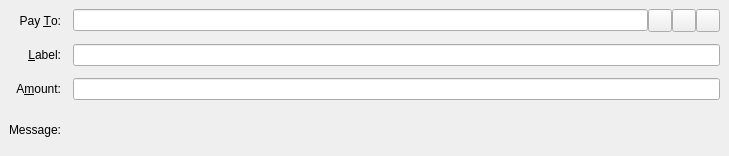
<?xml version="1.0" encoding="UTF-8"?>
<ui version="4.0">
 <class>LyraCoinsEntry</class>
 <widget class="QStackedWidget" name="LyraCoinsEntry">
  <property name="geometry">
   <rect>
    <x>0</x>
    <y>0</y>
    <width>729</width>
    <height>156</height>
   </rect>
  </property>
  <property name="focusPolicy">
   <enum>Qt::TabFocus</enum>
  </property>
  <property name="autoFillBackground">
   <bool>false</bool>
  </property>
  <property name="styleSheet">
   <string notr="true">LyraCoinsEntry{
background-color:transparent !important;
}</string>
  </property>
  <property name="frameShape">
   <enum>QFrame::NoFrame</enum>
  </property>
  <widget class="QFrame" name="LyraCoins">
   <property name="cursor">
    <cursorShape>ArrowCursor</cursorShape>
   </property>
   <property name="toolTip">
    <string>This is a normal payment.</string>
   </property>
   <property name="styleSheet">
    <string notr="true">#LyraCoins{
background-color:transparent !important;
}</string>
   </property>
   <property name="frameShape">
    <enum>QFrame::NoFrame</enum>
   </property>
   <property name="frameShadow">
    <enum>QFrame::Plain</enum>
   </property>
   <layout class="QGridLayout" name="gridLayout">
    <property name="spacing">
     <number>12</number>
    </property>
    <item row="0" column="0">
     <widget class="QLabel" name="payToLabel">
      <property name="text">
       <string>Pay &amp;To:</string>
      </property>
      <property name="alignment">
       <set>Qt::AlignRight|Qt::AlignTrailing|Qt::AlignVCenter</set>
      </property>
      <property name="buddy">
       <cstring>payTo</cstring>
      </property>
     </widget>
    </item>
    <item row="0" column="1">
     <layout class="QHBoxLayout" name="payToLayout">
      <property name="spacing">
       <number>0</number>
      </property>
      <item>
       <widget class="QValidatedLineEdit" name="payTo">
        <property name="toolTip">
         <string>The LYRA address to lyra the payment to</string>
        </property>
       </widget>
      </item>
      <item>
       <widget class="QToolButton" name="addressBookButton">
        <property name="toolTip">
         <string>Choose previously used address</string>
        </property>
        <property name="text">
         <string/>
        </property>
        <property name="icon">
         <iconset resource="../lyra.qrc">
          <normaloff>:/icons/address-book</normaloff>:/icons/address-book</iconset>
        </property>
        <property name="shortcut">
         <string>Alt+A</string>
        </property>
       </widget>
      </item>
      <item>
       <widget class="QToolButton" name="pasteButton">
        <property name="toolTip">
         <string>Paste address from clipboard</string>
        </property>
        <property name="text">
         <string/>
        </property>
        <property name="icon">
         <iconset resource="../lyra.qrc">
          <normaloff>:/icons/editpaste</normaloff>:/icons/editpaste</iconset>
        </property>
        <property name="shortcut">
         <string>Alt+P</string>
        </property>
       </widget>
      </item>
      <item>
       <widget class="QToolButton" name="deleteButton">
        <property name="toolTip">
         <string>Remove this entry</string>
        </property>
        <property name="text">
         <string/>
        </property>
        <property name="icon">
         <iconset resource="../lyra.qrc">
          <normaloff>:/icons/remove</normaloff>:/icons/remove</iconset>
        </property>
       </widget>
      </item>
     </layout>
    </item>
    <item row="1" column="0">
     <widget class="QLabel" name="labelLabel">
      <property name="text">
       <string>&amp;Label:</string>
      </property>
      <property name="alignment">
       <set>Qt::AlignRight|Qt::AlignTrailing|Qt::AlignVCenter</set>
      </property>
      <property name="buddy">
       <cstring>addAsLabel</cstring>
      </property>
     </widget>
    </item>
    <item row="1" column="1">
     <widget class="QLineEdit" name="addAsLabel">
      <property name="toolTip">
       <string>Enter a label for this address to add it to the list of used addresses</string>
      </property>
     </widget>
    </item>
    <item row="2" column="0">
     <widget class="QLabel" name="amountLabel">
      <property name="text">
       <string>A&amp;mount:</string>
      </property>
      <property name="alignment">
       <set>Qt::AlignRight|Qt::AlignTrailing|Qt::AlignVCenter</set>
      </property>
      <property name="buddy">
       <cstring>payAmount</cstring>
      </property>
     </widget>
    </item>
    <item row="2" column="1">
     <widget class="BitcoinAmountField" name="payAmount"/>
    </item>
    <item row="3" column="0">
     <widget class="QLabel" name="messageLabel">
      <property name="text">
       <string>Message:</string>
      </property>
      <property name="alignment">
       <set>Qt::AlignRight|Qt::AlignTrailing|Qt::AlignVCenter</set>
      </property>
     </widget>
    </item>
    <item row="3" column="1">
     <widget class="QLabel" name="messageTextLabel">
      <property name="toolTip">
       <string>A message that was attached to the LYRA: URI which will be stored with the transaction for your reference. Note: This message will not be sent over the LYRA network.</string>
      </property>
      <property name="textFormat">
       <enum>Qt::PlainText</enum>
      </property>
     </widget>
    </item>
   </layout>
  </widget>
  <widget class="QFrame" name="LyraCoins_InsecurePaymentRequest">
   <property name="palette">
    <palette>
     <active>
      <colorrole role="WindowText">
       <brush brushstyle="SolidPattern">
        <color alpha="255">
         <red>0</red>
         <green>0</green>
         <blue>0</blue>
        </color>
       </brush>
      </colorrole>
      <colorrole role="Button">
       <brush brushstyle="SolidPattern">
        <color alpha="255">
         <red>255</red>
         <green>255</green>
         <blue>127</blue>
        </color>
       </brush>
      </colorrole>
      <colorrole role="Light">
       <brush brushstyle="SolidPattern">
        <color alpha="255">
         <red>255</red>
         <green>255</green>
         <blue>255</blue>
        </color>
       </brush>
      </colorrole>
      <colorrole role="Midlight">
       <brush brushstyle="SolidPattern">
        <color alpha="255">
         <red>255</red>
         <green>255</green>
         <blue>191</blue>
        </color>
       </brush>
      </colorrole>
      <colorrole role="Dark">
       <brush brushstyle="SolidPattern">
        <color alpha="255">
         <red>127</red>
         <green>127</green>
         <blue>63</blue>
        </color>
       </brush>
      </colorrole>
      <colorrole role="Mid">
       <brush brushstyle="SolidPattern">
        <color alpha="255">
         <red>170</red>
         <green>170</green>
         <blue>84</blue>
        </color>
       </brush>
      </colorrole>
      <colorrole role="Text">
       <brush brushstyle="SolidPattern">
        <color alpha="255">
         <red>0</red>
         <green>0</green>
         <blue>0</blue>
        </color>
       </brush>
      </colorrole>
      <colorrole role="BrightText">
       <brush brushstyle="SolidPattern">
        <color alpha="255">
         <red>255</red>
         <green>255</green>
         <blue>255</blue>
        </color>
       </brush>
      </colorrole>
      <colorrole role="ButtonText">
       <brush brushstyle="SolidPattern">
        <color alpha="255">
         <red>0</red>
         <green>0</green>
         <blue>0</blue>
        </color>
       </brush>
      </colorrole>
      <colorrole role="Base">
       <brush brushstyle="SolidPattern">
        <color alpha="255">
         <red>255</red>
         <green>255</green>
         <blue>255</blue>
        </color>
       </brush>
      </colorrole>
      <colorrole role="Window">
       <brush brushstyle="SolidPattern">
        <color alpha="255">
         <red>255</red>
         <green>255</green>
         <blue>127</blue>
        </color>
       </brush>
      </colorrole>
      <colorrole role="Shadow">
       <brush brushstyle="SolidPattern">
        <color alpha="255">
         <red>0</red>
         <green>0</green>
         <blue>0</blue>
        </color>
       </brush>
      </colorrole>
      <colorrole role="AlternateBase">
       <brush brushstyle="SolidPattern">
        <color alpha="255">
         <red>255</red>
         <green>255</green>
         <blue>191</blue>
        </color>
       </brush>
      </colorrole>
      <colorrole role="ToolTipBase">
       <brush brushstyle="SolidPattern">
        <color alpha="255">
         <red>255</red>
         <green>255</green>
         <blue>220</blue>
        </color>
       </brush>
      </colorrole>
      <colorrole role="ToolTipText">
       <brush brushstyle="SolidPattern">
        <color alpha="255">
         <red>0</red>
         <green>0</green>
         <blue>0</blue>
        </color>
       </brush>
      </colorrole>
     </active>
     <inactive>
      <colorrole role="WindowText">
       <brush brushstyle="SolidPattern">
        <color alpha="255">
         <red>0</red>
         <green>0</green>
         <blue>0</blue>
        </color>
       </brush>
      </colorrole>
      <colorrole role="Button">
       <brush brushstyle="SolidPattern">
        <color alpha="255">
         <red>255</red>
         <green>255</green>
         <blue>127</blue>
        </color>
       </brush>
      </colorrole>
      <colorrole role="Light">
       <brush brushstyle="SolidPattern">
        <color alpha="255">
         <red>255</red>
         <green>255</green>
         <blue>255</blue>
        </color>
       </brush>
      </colorrole>
      <colorrole role="Midlight">
       <brush brushstyle="SolidPattern">
        <color alpha="255">
         <red>255</red>
         <green>255</green>
         <blue>191</blue>
        </color>
       </brush>
      </colorrole>
      <colorrole role="Dark">
       <brush brushstyle="SolidPattern">
        <color alpha="255">
         <red>127</red>
         <green>127</green>
         <blue>63</blue>
        </color>
       </brush>
      </colorrole>
      <colorrole role="Mid">
       <brush brushstyle="SolidPattern">
        <color alpha="255">
         <red>170</red>
         <green>170</green>
         <blue>84</blue>
        </color>
       </brush>
      </colorrole>
      <colorrole role="Text">
       <brush brushstyle="SolidPattern">
        <color alpha="255">
         <red>0</red>
         <green>0</green>
         <blue>0</blue>
        </color>
       </brush>
      </colorrole>
      <colorrole role="BrightText">
       <brush brushstyle="SolidPattern">
        <color alpha="255">
         <red>255</red>
         <green>255</green>
         <blue>255</blue>
        </color>
       </brush>
      </colorrole>
      <colorrole role="ButtonText">
       <brush brushstyle="SolidPattern">
        <color alpha="255">
         <red>0</red>
         <green>0</green>
         <blue>0</blue>
        </color>
       </brush>
      </colorrole>
      <colorrole role="Base">
       <brush brushstyle="SolidPattern">
        <color alpha="255">
         <red>255</red>
         <green>255</green>
         <blue>255</blue>
        </color>
       </brush>
      </colorrole>
      <colorrole role="Window">
       <brush brushstyle="SolidPattern">
        <color alpha="255">
         <red>255</red>
         <green>255</green>
         <blue>127</blue>
        </color>
       </brush>
      </colorrole>
      <colorrole role="Shadow">
       <brush brushstyle="SolidPattern">
        <color alpha="255">
         <red>0</red>
         <green>0</green>
         <blue>0</blue>
        </color>
       </brush>
      </colorrole>
      <colorrole role="AlternateBase">
       <brush brushstyle="SolidPattern">
        <color alpha="255">
         <red>255</red>
         <green>255</green>
         <blue>191</blue>
        </color>
       </brush>
      </colorrole>
      <colorrole role="ToolTipBase">
       <brush brushstyle="SolidPattern">
        <color alpha="255">
         <red>255</red>
         <green>255</green>
         <blue>220</blue>
        </color>
       </brush>
      </colorrole>
      <colorrole role="ToolTipText">
       <brush brushstyle="SolidPattern">
        <color alpha="255">
         <red>0</red>
         <green>0</green>
         <blue>0</blue>
        </color>
       </brush>
      </colorrole>
     </inactive>
     <disabled>
      <colorrole role="WindowText">
       <brush brushstyle="SolidPattern">
        <color alpha="255">
         <red>127</red>
         <green>127</green>
         <blue>63</blue>
        </color>
       </brush>
      </colorrole>
      <colorrole role="Button">
       <brush brushstyle="SolidPattern">
        <color alpha="255">
         <red>255</red>
         <green>255</green>
         <blue>127</blue>
        </color>
       </brush>
      </colorrole>
      <colorrole role="Light">
       <brush brushstyle="SolidPattern">
        <color alpha="255">
         <red>255</red>
         <green>255</green>
         <blue>255</blue>
        </color>
       </brush>
      </colorrole>
      <colorrole role="Midlight">
       <brush brushstyle="SolidPattern">
        <color alpha="255">
         <red>255</red>
         <green>255</green>
         <blue>191</blue>
        </color>
       </brush>
      </colorrole>
      <colorrole role="Dark">
       <brush brushstyle="SolidPattern">
        <color alpha="255">
         <red>127</red>
         <green>127</green>
         <blue>63</blue>
        </color>
       </brush>
      </colorrole>
      <colorrole role="Mid">
       <brush brushstyle="SolidPattern">
        <color alpha="255">
         <red>170</red>
         <green>170</green>
         <blue>84</blue>
        </color>
       </brush>
      </colorrole>
      <colorrole role="Text">
       <brush brushstyle="SolidPattern">
        <color alpha="255">
         <red>127</red>
         <green>127</green>
         <blue>63</blue>
        </color>
       </brush>
      </colorrole>
      <colorrole role="BrightText">
       <brush brushstyle="SolidPattern">
        <color alpha="255">
         <red>255</red>
         <green>255</green>
         <blue>255</blue>
        </color>
       </brush>
      </colorrole>
      <colorrole role="ButtonText">
       <brush brushstyle="SolidPattern">
        <color alpha="255">
         <red>127</red>
         <green>127</green>
         <blue>63</blue>
        </color>
       </brush>
      </colorrole>
      <colorrole role="Base">
       <brush brushstyle="SolidPattern">
        <color alpha="255">
         <red>255</red>
         <green>255</green>
         <blue>127</blue>
        </color>
       </brush>
      </colorrole>
      <colorrole role="Window">
       <brush brushstyle="SolidPattern">
        <color alpha="255">
         <red>255</red>
         <green>255</green>
         <blue>127</blue>
        </color>
       </brush>
      </colorrole>
      <colorrole role="Shadow">
       <brush brushstyle="SolidPattern">
        <color alpha="255">
         <red>0</red>
         <green>0</green>
         <blue>0</blue>
        </color>
       </brush>
      </colorrole>
      <colorrole role="AlternateBase">
       <brush brushstyle="SolidPattern">
        <color alpha="255">
         <red>255</red>
         <green>255</green>
         <blue>127</blue>
        </color>
       </brush>
      </colorrole>
      <colorrole role="ToolTipBase">
       <brush brushstyle="SolidPattern">
        <color alpha="255">
         <red>255</red>
         <green>255</green>
         <blue>220</blue>
        </color>
       </brush>
      </colorrole>
      <colorrole role="ToolTipText">
       <brush brushstyle="SolidPattern">
        <color alpha="255">
         <red>0</red>
         <green>0</green>
         <blue>0</blue>
        </color>
       </brush>
      </colorrole>
     </disabled>
    </palette>
   </property>
   <property name="toolTip">
    <string>This is an unverified payment request.</string>
   </property>
   <property name="autoFillBackground">
    <bool>true</bool>
   </property>
   <property name="frameShape">
    <enum>QFrame::NoFrame</enum>
   </property>
   <property name="frameShadow">
    <enum>QFrame::Sunken</enum>
   </property>
   <layout class="QGridLayout" name="gridLayout_is">
    <property name="spacing">
     <number>12</number>
    </property>
    <item row="0" column="0">
     <widget class="QLabel" name="payToLabel_is">
      <property name="text">
       <string>Pay To:</string>
      </property>
      <property name="alignment">
       <set>Qt::AlignRight|Qt::AlignTrailing|Qt::AlignVCenter</set>
      </property>
     </widget>
    </item>
    <item row="0" column="1">
     <layout class="QHBoxLayout" name="payToLayout_is">
      <property name="spacing">
       <number>0</number>
      </property>
      <item>
       <widget class="QLabel" name="payTo_is"/>
      </item>
      <item>
       <widget class="QToolButton" name="deleteButton_is">
        <property name="toolTip">
         <string>Remove this entry</string>
        </property>
        <property name="text">
         <string/>
        </property>
        <property name="icon">
         <iconset resource="../lyra.qrc">
          <normaloff>:/icons/remove</normaloff>:/icons/remove</iconset>
        </property>
       </widget>
      </item>
     </layout>
    </item>
    <item row="1" column="0">
     <widget class="QLabel" name="memoLabel_is">
      <property name="text">
       <string>Memo:</string>
      </property>
      <property name="alignment">
       <set>Qt::AlignRight|Qt::AlignTrailing|Qt::AlignVCenter</set>
      </property>
     </widget>
    </item>
    <item row="1" column="1">
     <widget class="QLabel" name="memoTextLabel_is">
      <property name="textFormat">
       <enum>Qt::PlainText</enum>
      </property>
     </widget>
    </item>
    <item row="2" column="0">
     <widget class="QLabel" name="amountLabel_is">
      <property name="text">
       <string>A&amp;mount:</string>
      </property>
      <property name="alignment">
       <set>Qt::AlignRight|Qt::AlignTrailing|Qt::AlignVCenter</set>
      </property>
      <property name="buddy">
       <cstring>payAmount_is</cstring>
      </property>
     </widget>
    </item>
    <item row="2" column="1">
     <widget class="BitcoinAmountField" name="payAmount_is">
      <property name="acceptDrops">
       <bool>false</bool>
      </property>
     </widget>
    </item>
   </layout>
  </widget>
  <widget class="QFrame" name="LyraCoins_SecurePaymentRequest">
   <property name="palette">
    <palette>
     <active>
      <colorrole role="WindowText">
       <brush brushstyle="SolidPattern">
        <color alpha="255">
         <red>0</red>
         <green>0</green>
         <blue>0</blue>
        </color>
       </brush>
      </colorrole>
      <colorrole role="Button">
       <brush brushstyle="SolidPattern">
        <color alpha="255">
         <red>140</red>
         <green>232</green>
         <blue>119</blue>
        </color>
       </brush>
      </colorrole>
      <colorrole role="Light">
       <brush brushstyle="SolidPattern">
        <color alpha="255">
         <red>230</red>
         <green>255</green>
         <blue>224</blue>
        </color>
       </brush>
      </colorrole>
      <colorrole role="Midlight">
       <brush brushstyle="SolidPattern">
        <color alpha="255">
         <red>185</red>
         <green>243</green>
         <blue>171</blue>
        </color>
       </brush>
      </colorrole>
      <colorrole role="Dark">
       <brush brushstyle="SolidPattern">
        <color alpha="255">
         <red>70</red>
         <green>116</green>
         <blue>59</blue>
        </color>
       </brush>
      </colorrole>
      <colorrole role="Mid">
       <brush brushstyle="SolidPattern">
        <color alpha="255">
         <red>93</red>
         <green>155</green>
         <blue>79</blue>
        </color>
       </brush>
      </colorrole>
      <colorrole role="Text">
       <brush brushstyle="SolidPattern">
        <color alpha="255">
         <red>0</red>
         <green>0</green>
         <blue>0</blue>
        </color>
       </brush>
      </colorrole>
      <colorrole role="BrightText">
       <brush brushstyle="SolidPattern">
        <color alpha="255">
         <red>155</red>
         <green>255</green>
         <blue>147</blue>
        </color>
       </brush>
      </colorrole>
      <colorrole role="ButtonText">
       <brush brushstyle="SolidPattern">
        <color alpha="255">
         <red>0</red>
         <green>0</green>
         <blue>0</blue>
        </color>
       </brush>
      </colorrole>
      <colorrole role="Base">
       <brush brushstyle="SolidPattern">
        <color alpha="255">
         <red>119</red>
         <green>255</green>
         <blue>233</blue>
        </color>
       </brush>
      </colorrole>
      <colorrole role="Window">
       <brush brushstyle="SolidPattern">
        <color alpha="255">
         <red>140</red>
         <green>232</green>
         <blue>119</blue>
        </color>
       </brush>
      </colorrole>
      <colorrole role="Shadow">
       <brush brushstyle="SolidPattern">
        <color alpha="255">
         <red>0</red>
         <green>0</green>
         <blue>0</blue>
        </color>
       </brush>
      </colorrole>
      <colorrole role="AlternateBase">
       <brush brushstyle="SolidPattern">
        <color alpha="255">
         <red>197</red>
         <green>243</green>
         <blue>187</blue>
        </color>
       </brush>
      </colorrole>
      <colorrole role="NoRole">
       <brush brushstyle="SolidPattern">
        <color alpha="255">
         <red>125</red>
         <green>194</green>
         <blue>122</blue>
        </color>
       </brush>
      </colorrole>
      <colorrole role="ToolTipBase">
       <brush brushstyle="SolidPattern">
        <color alpha="255">
         <red>255</red>
         <green>255</green>
         <blue>220</blue>
        </color>
       </brush>
      </colorrole>
      <colorrole role="ToolTipText">
       <brush brushstyle="SolidPattern">
        <color alpha="255">
         <red>0</red>
         <green>0</green>
         <blue>0</blue>
        </color>
       </brush>
      </colorrole>
     </active>
     <inactive>
      <colorrole role="WindowText">
       <brush brushstyle="SolidPattern">
        <color alpha="255">
         <red>0</red>
         <green>0</green>
         <blue>0</blue>
        </color>
       </brush>
      </colorrole>
      <colorrole role="Button">
       <brush brushstyle="SolidPattern">
        <color alpha="255">
         <red>140</red>
         <green>232</green>
         <blue>119</blue>
        </color>
       </brush>
      </colorrole>
      <colorrole role="Light">
       <brush brushstyle="SolidPattern">
        <color alpha="255">
         <red>230</red>
         <green>255</green>
         <blue>224</blue>
        </color>
       </brush>
      </colorrole>
      <colorrole role="Midlight">
       <brush brushstyle="SolidPattern">
        <color alpha="255">
         <red>185</red>
         <green>243</green>
         <blue>171</blue>
        </color>
       </brush>
      </colorrole>
      <colorrole role="Dark">
       <brush brushstyle="SolidPattern">
        <color alpha="255">
         <red>70</red>
         <green>116</green>
         <blue>59</blue>
        </color>
       </brush>
      </colorrole>
      <colorrole role="Mid">
       <brush brushstyle="SolidPattern">
        <color alpha="255">
         <red>93</red>
         <green>155</green>
         <blue>79</blue>
        </color>
       </brush>
      </colorrole>
      <colorrole role="Text">
       <brush brushstyle="SolidPattern">
        <color alpha="255">
         <red>0</red>
         <green>0</green>
         <blue>0</blue>
        </color>
       </brush>
      </colorrole>
      <colorrole role="BrightText">
       <brush brushstyle="SolidPattern">
        <color alpha="255">
         <red>155</red>
         <green>255</green>
         <blue>147</blue>
        </color>
       </brush>
      </colorrole>
      <colorrole role="ButtonText">
       <brush brushstyle="SolidPattern">
        <color alpha="255">
         <red>0</red>
         <green>0</green>
         <blue>0</blue>
        </color>
       </brush>
      </colorrole>
      <colorrole role="Base">
       <brush brushstyle="SolidPattern">
        <color alpha="255">
         <red>119</red>
         <green>255</green>
         <blue>233</blue>
        </color>
       </brush>
      </colorrole>
      <colorrole role="Window">
       <brush brushstyle="SolidPattern">
        <color alpha="255">
         <red>140</red>
         <green>232</green>
         <blue>119</blue>
        </color>
       </brush>
      </colorrole>
      <colorrole role="Shadow">
       <brush brushstyle="SolidPattern">
        <color alpha="255">
         <red>0</red>
         <green>0</green>
         <blue>0</blue>
        </color>
       </brush>
      </colorrole>
      <colorrole role="AlternateBase">
       <brush brushstyle="SolidPattern">
        <color alpha="255">
         <red>197</red>
         <green>243</green>
         <blue>187</blue>
        </color>
       </brush>
      </colorrole>
      <colorrole role="NoRole">
       <brush brushstyle="SolidPattern">
        <color alpha="255">
         <red>125</red>
         <green>194</green>
         <blue>122</blue>
        </color>
       </brush>
      </colorrole>
      <colorrole role="ToolTipBase">
       <brush brushstyle="SolidPattern">
        <color alpha="255">
         <red>255</red>
         <green>255</green>
         <blue>220</blue>
        </color>
       </brush>
      </colorrole>
      <colorrole role="ToolTipText">
       <brush brushstyle="SolidPattern">
        <color alpha="255">
         <red>0</red>
         <green>0</green>
         <blue>0</blue>
        </color>
       </brush>
      </colorrole>
     </inactive>
     <disabled>
      <colorrole role="WindowText">
       <brush brushstyle="SolidPattern">
        <color alpha="255">
         <red>70</red>
         <green>116</green>
         <blue>59</blue>
        </color>
       </brush>
      </colorrole>
      <colorrole role="Button">
       <brush brushstyle="SolidPattern">
        <color alpha="255">
         <red>140</red>
         <green>232</green>
         <blue>119</blue>
        </color>
       </brush>
      </colorrole>
      <colorrole role="Light">
       <brush brushstyle="SolidPattern">
        <color alpha="255">
         <red>230</red>
         <green>255</green>
         <blue>224</blue>
        </color>
       </brush>
      </colorrole>
      <colorrole role="Midlight">
       <brush brushstyle="SolidPattern">
        <color alpha="255">
         <red>185</red>
         <green>243</green>
         <blue>171</blue>
        </color>
       </brush>
      </colorrole>
      <colorrole role="Dark">
       <brush brushstyle="SolidPattern">
        <color alpha="255">
         <red>70</red>
         <green>116</green>
         <blue>59</blue>
        </color>
       </brush>
      </colorrole>
      <colorrole role="Mid">
       <brush brushstyle="SolidPattern">
        <color alpha="255">
         <red>93</red>
         <green>155</green>
         <blue>79</blue>
        </color>
       </brush>
      </colorrole>
      <colorrole role="Text">
       <brush brushstyle="SolidPattern">
        <color alpha="255">
         <red>70</red>
         <green>116</green>
         <blue>59</blue>
        </color>
       </brush>
      </colorrole>
      <colorrole role="BrightText">
       <brush brushstyle="SolidPattern">
        <color alpha="255">
         <red>155</red>
         <green>255</green>
         <blue>147</blue>
        </color>
       </brush>
      </colorrole>
      <colorrole role="ButtonText">
       <brush brushstyle="SolidPattern">
        <color alpha="255">
         <red>70</red>
         <green>116</green>
         <blue>59</blue>
        </color>
       </brush>
      </colorrole>
      <colorrole role="Base">
       <brush brushstyle="SolidPattern">
        <color alpha="255">
         <red>140</red>
         <green>232</green>
         <blue>119</blue>
        </color>
       </brush>
      </colorrole>
      <colorrole role="Window">
       <brush brushstyle="SolidPattern">
        <color alpha="255">
         <red>140</red>
         <green>232</green>
         <blue>119</blue>
        </color>
       </brush>
      </colorrole>
      <colorrole role="Shadow">
       <brush brushstyle="SolidPattern">
        <color alpha="255">
         <red>0</red>
         <green>0</green>
         <blue>0</blue>
        </color>
       </brush>
      </colorrole>
      <colorrole role="AlternateBase">
       <brush brushstyle="SolidPattern">
        <color alpha="255">
         <red>140</red>
         <green>232</green>
         <blue>119</blue>
        </color>
       </brush>
      </colorrole>
      <colorrole role="NoRole">
       <brush brushstyle="SolidPattern">
        <color alpha="255">
         <red>125</red>
         <green>194</green>
         <blue>122</blue>
        </color>
       </brush>
      </colorrole>
      <colorrole role="ToolTipBase">
       <brush brushstyle="SolidPattern">
        <color alpha="255">
         <red>255</red>
         <green>255</green>
         <blue>220</blue>
        </color>
       </brush>
      </colorrole>
      <colorrole role="ToolTipText">
       <brush brushstyle="SolidPattern">
        <color alpha="255">
         <red>0</red>
         <green>0</green>
         <blue>0</blue>
        </color>
       </brush>
      </colorrole>
     </disabled>
    </palette>
   </property>
   <property name="toolTip">
    <string>This is a verified payment request.</string>
   </property>
   <property name="autoFillBackground">
    <bool>true</bool>
   </property>
   <property name="frameShape">
    <enum>QFrame::NoFrame</enum>
   </property>
   <property name="frameShadow">
    <enum>QFrame::Sunken</enum>
   </property>
   <layout class="QGridLayout" name="gridLayout_s">
    <property name="spacing">
     <number>12</number>
    </property>
    <item row="0" column="0">
     <widget class="QLabel" name="payToLabel_s">
      <property name="text">
       <string>Pay To:</string>
      </property>
      <property name="alignment">
       <set>Qt::AlignRight|Qt::AlignTrailing|Qt::AlignVCenter</set>
      </property>
     </widget>
    </item>
    <item row="0" column="1">
     <layout class="QHBoxLayout" name="payToLayout_s">
      <property name="spacing">
       <number>0</number>
      </property>
      <item>
       <widget class="QLabel" name="payTo_s">
        <property name="textFormat">
         <enum>Qt::PlainText</enum>
        </property>
       </widget>
      </item>
      <item>
       <widget class="QToolButton" name="deleteButton_s">
        <property name="toolTip">
         <string>Remove this entry</string>
        </property>
        <property name="text">
         <string/>
        </property>
        <property name="icon">
         <iconset resource="../lyra.qrc">
          <normaloff>:/icons/remove</normaloff>:/icons/remove</iconset>
        </property>
       </widget>
      </item>
     </layout>
    </item>
    <item row="1" column="0">
     <widget class="QLabel" name="memoLabel_s">
      <property name="text">
       <string>Memo:</string>
      </property>
      <property name="alignment">
       <set>Qt::AlignRight|Qt::AlignTrailing|Qt::AlignVCenter</set>
      </property>
     </widget>
    </item>
    <item row="1" column="1">
     <widget class="QLabel" name="memoTextLabel_s">
      <property name="textFormat">
       <enum>Qt::PlainText</enum>
      </property>
     </widget>
    </item>
    <item row="2" column="0">
     <widget class="QLabel" name="amountLabel_s">
      <property name="text">
       <string>A&amp;mount:</string>
      </property>
      <property name="alignment">
       <set>Qt::AlignRight|Qt::AlignTrailing|Qt::AlignVCenter</set>
      </property>
      <property name="buddy">
       <cstring>payAmount_s</cstring>
      </property>
     </widget>
    </item>
    <item row="2" column="1">
     <widget class="BitcoinAmountField" name="payAmount_s">
      <property name="acceptDrops">
       <bool>false</bool>
      </property>
     </widget>
    </item>
   </layout>
  </widget>
 </widget>
 <customwidgets>
  <customwidget>
   <class>QValidatedLineEdit</class>
   <extends>QLineEdit</extends>
   <header>qvalidatedlineedit.h</header>
  </customwidget>
  <customwidget>
   <class>BitcoinAmountField</class>
   <extends>QLineEdit</extends>
   <header>bitcoinamountfield.h</header>
   <container>1</container>
  </customwidget>
 </customwidgets>
 <tabstops>
  <tabstop>payTo</tabstop>
  <tabstop>addressBookButton</tabstop>
  <tabstop>pasteButton</tabstop>
  <tabstop>deleteButton</tabstop>
  <tabstop>addAsLabel</tabstop>
  <tabstop>payAmount</tabstop>
  <tabstop>payAmount_is</tabstop>
  <tabstop>deleteButton_is</tabstop>
  <tabstop>payAmount_s</tabstop>
  <tabstop>deleteButton_s</tabstop>
 </tabstops>
 <resources>
  <include location="../lyra.qrc"/>
 </resources>
 <connections/>
</ui>
